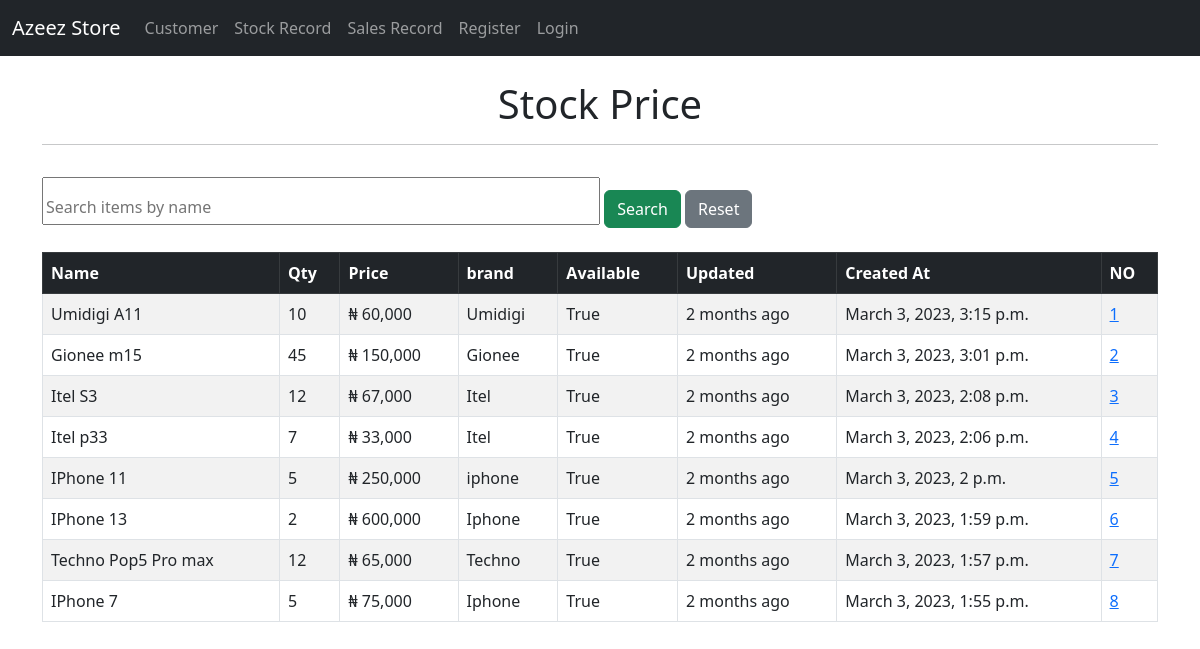
The page / on the database its author committed.
### base/models.py (models this page shows, shortened)
class Stock(models.Model):
    username = models.ForeignKey(User, on_delete=models.CASCADE, blank=True, null=True)
    created_at = models.DateTimeField(auto_now_add=True, blank=True, null=True)
    name = models.CharField(max_length=50, blank=True, null=True, )
    quantity = models.IntegerField(blank=True, null=True)
    price = models.CharField(max_length=100, blank=True, null=True)
    updated = models.DateTimeField(auto_now=True, blank=True, null=True)
    brand = models.CharField(max_length=150, null=True, blank=True, )
    available = models.BooleanField(default=True, blank=True, null=True)

### base/views.py (the view)
# urls.py: path('', include('base.urls')),
def base(request):
    store = Stock.objects.all().order_by('-updated')
    if request.method == 'POST':
        search = request.POST.get('search')
        store = Stock.objects.filter(name__icontains=search)
    context = {'data': store}
    return render(request, 'base/home.html', context)

### base/templates/base/home.html (shortened to what this page needs)
{% extends 'base/base.html' %}
{% load humanize %}
{% block content %}
<div class="text-center">
    <h1>Stock Price</h1>
</div>
<hr>
<form method="post" action="{% url 'base:index'%}">
    <input class="w-50 mt-3 pt-3 pb-1" name="search" type="search" placeholder="Search items by name" style="padding:20sp 25sp;">&nbsp;<input type="submit"  value="Search" class="btn btn-success">
    <a href="{% url 'base:index'%}" class="btn btn-secondary">Reset</a>
</form>
<br>
<table class="table table-striped table-hover table-bordered">
  <thead class="table-dark">
    <tr>
      <th scope="col">Name</th>
      <th scope="col">Qty</th>
      <th scope="col">Price</th>
      <th scope="col">brand</th>
      <th scope="col">Available</th>
      <th scope="col">Updated</th>
      <th scope="col">Created At</th>
      <th scope="col">NO</th>
    </tr>
  </thead>
  <tbody>
{% if data %}
	{% for i in data %}
		<tr>
			<td>{{ i.name }}</td>
			<td>{{ i.quantity|intcomma }}</td>
			<td>&#8358; {{ i.price|intcomma }}</td>
			<td>{{ i.brand }}</td>
			<td>{{ i.available }}</td>
             <td>{{ i.updated|timesince }} ago</td>
			<td>{{ i.created_at  }}</td>
			<td><a href="{% url 'base:record' i.id %}">{{ forloop.counter }}</a></td>
		</tr>
	{% endfor %}
{% endif %}
	  </tbody>
	</table>
{% endblock %}

### base/templates/base/base.html (shortened to what this page needs)
 <!doctype html>
<html lang="en">
  <head>
    <link href="https://cdn.jsdelivr.net/npm/bootstrap@5.3.0-alpha1/dist/css/bootstrap.min.css" rel="stylesheet">
  </head>
  <body>
    {% include 'base/navbar.html' %}
    <div class="container">
      <br/>
      {% block content %}
      {% endblock%}
    </div>
  </body>
</html>

### base/templates/base/navbar.html (shortened to what this page needs)
<nav class="navbar navbar-expand-lg navbar-dark bg-dark">
  <div class="container-fluid">
    <a class="navbar-brand" href="">Azeez Store</a>
    <div class="collapse navbar-collapse" id="navbarSupportedContent">
      <ul class="navbar-nav me-auto mb-2 mb-lg-0">
           <li class="nav-item">
          <a class="nav-link" href="{% url 'customer:index' %}">Customer</a>
        </li>
       <li class="nav-item ">
          <a class="nav-link" href="{% url 'base:index' %}">Stock Record</a>
        </li>
         <li class="nav-item">
          <a class="nav-link" href="{% url 'sales:index' %}">Sales  Record</a>
        </li>
        {% if user.is_authenticated %}
           {% if 'sales'  not in request.path %}
        <li class="nav-item">
          <a class="nav-link" href="{% url 'base:add-stock' %}">Add Stock Record</a>
        </li>
          {%endif%}
          {% if 'sales' in request.path %}
         <li class="nav-item">
           {% block sales %}
          <a class="nav-link" href="{% url 'sales:add-record' %}">Add Sales Record</a>
            {% endblock %}
        </li>
        {% endif%}
          {% if 'customer' in request.path%}
           <li class="nav-item">
          <a class="nav-link" href="{% url 'customer:add-customer'%}">Add new Customer</a>
        </li>
          {%endif%}
        <li class="nav-item">
          <a class="nav-link" href="{% url 'base:logout' %}">Logout</a>
        </li>
        {% else %}
           <li class="nav-item">
          <a class="nav-link" href="">Register</a>
        </li>
        <li class="nav-item">
          <a class="nav-link" href="{% url 'base:login'%}">Login</a>
        </li>
        {% endif %}
      </ul>
    </div>
  </div>
</nav>

### rows shown on the page
Stock: name "Umidigi A11", quantity "10", price "60,000", brand "Umidigi", available "True", updated "2 months", created_at "March 3, 2023, 3:15 p.m."
Stock: name "Gionee m15", quantity "45", price "150,000", brand "Gionee", available "True", updated "2 months", created_at "March 3, 2023, 3:01 p.m."
Stock: name "Itel S3", quantity "12", price "67,000", brand "Itel", available "True", updated "2 months", created_at "March 3, 2023, 2:08 p.m."
Stock: name "Itel p33", quantity "7", price "33,000", brand "Itel", available "True", updated "2 months", created_at "March 3, 2023, 2:06 p.m."
Stock: name "IPhone 11", quantity "5", price "250,000", brand "iphone", available "True", updated "2 months", created_at "March 3, 2023, 2 p.m."
Stock: name "IPhone 13", quantity "2", price "600,000", brand "Iphone", available "True", updated "2 months", created_at "March 3, 2023, 1:59 p.m."
Stock: name "Techno Pop5 Pro max", quantity "12", price "65,000", brand "Techno", available "True", updated "2 months", created_at "March 3, 2023, 1:57 p.m."
Stock: name "IPhone 7", quantity "5", price "75,000", brand "Iphone", available "True", updated "2 months", created_at "March 3, 2023, 1:55 p.m."
